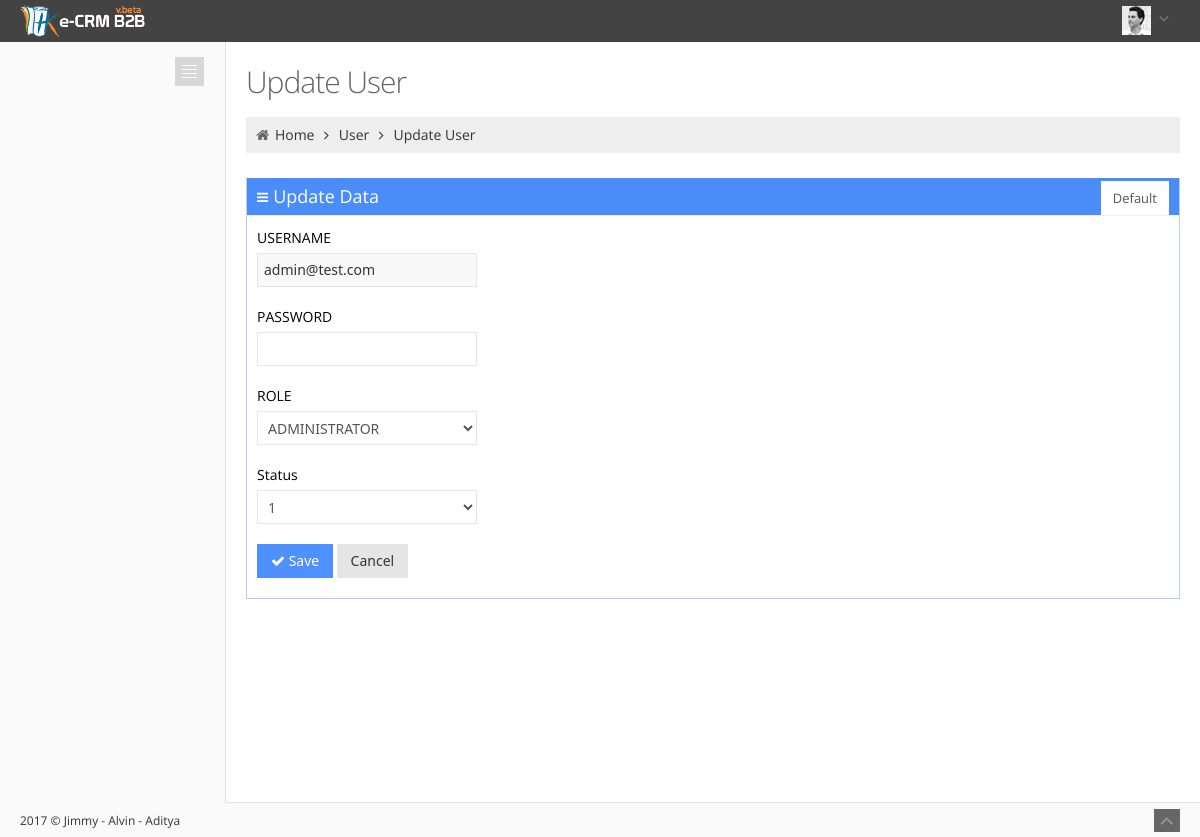
Page /Sistem/index.php/User/updateuser/admin@test.com on the committed database.
### tables this page shows
CREATE TABLE IF NOT EXISTS `m_user` (
  `USERNAME` varchar(255) NOT NULL,
  `PASSWORD` text NOT NULL,
  `ROLE` varchar(20) DEFAULT NULL,
  `STATUS` int(2) NOT NULL DEFAULT '0',
  PRIMARY KEY (`USERNAME`),
  KEY `USER_ROLE` (`ROLE`)
);

### Sistem/application/controllers/User.php (called while the page is built, shortened)
<?php
class User extends CI_Controller{
	 function __construct() {
        $this->load->model('add_user');
    }
    public function updateuser($id_user){
    	$this->load->model('add_user');
    	$data['user'] = $this->add_user->getupdateuser($id_user);
    	$data['role'] = $this->add_user->getrole();
        $this->load->view('vupdateuser', $data);
        }
}

### Sistem/index.php (called while the page is built, shortened)
<?php
require_once BASEPATH.'core/CodeIgniter.php';

### Sistem/application/models/Add_user.php (called while the page is built, shortened)
<?php
class Add_user extends CI_Model{
    function getrole(){
        $this->db->from("m_role");
        return $this->db->get();
    }
    function getupdateuser($id){
        $this->db->where('USERNAME', rawurldecode($id));
        $this->db->select("*");
        $this->db->from("m_user");
        return $this->db->get();
    }
}

### Sistem/application/views/vupdateuser.php (the view, shortened to what this page needs)
<div class="page-container row-fluid">
		<div class="page-content">
			<div class="container-fluid">
				<div class="row-fluid">
					<div class="span12">
						<h3 class="page-title">
							Update User
						</h3>
						<ul class="breadcrumb">
							<li>
								<i class="icon-home"></i>
								<a href="index.html">Home</a>
								<span class="icon-angle-right"></span>
							</li>
							<li>
								<a href="#">User</a>
								<span class="icon-angle-right"></span>
							</li>
							<li><a href="#">Update User</a></li>
						</ul>
					</div>
				</div>
				<div class="row-fluid">
					<div class="span12">
						<div class="portlet box blue tabbable">
							<div class="portlet-title">
								<div class="caption">
									<i class="icon-reorder"></i>
									<span class="hidden-480">Update Data</span>
								</div>
							</div>
							<div class="portlet-body form">
								<div class="tabbable portlet-tabs">
									<ul class="nav nav-tabs">
										<li class="active"><a href="#portlet_tab1" data-toggle="tab">Default</a></li>
									</ul>
									<div class="tab-content">
										<div class="tab-pane active" id="portlet_tab1">
											<?php echo form_open("User/updatedb"); ?>
											<form action="#" class="form-horizontal">
											<?php foreach ($user->result() as $detail) {?>
											<div class="control-group">
												<div clas
												<div class="control-group">
													<label class="control-label">USERNAME</label>
													<div class="controls">
														<input type="text" value="<?php echo $detail->USERNAME; ?>" name="username" class="m-wrap medium" readonly />
													</div>
												</div>
												<div class="control-group">
													<label class="control-label">PASSWORD</label>
													<div class="controls">
														<input type="password" value="" name="password"  class="m-wrap medium" />
													</div>
												</div>
												<div class="control-group">
													<label class="control-label">ROLE</label>
													<div class="controls">
														<select class="medium m-wrap" tabindex="1" name="role">
															<option value="<?php echo $detail->ROLE; ?>" selected><?php echo $detail->ROLE; ?></option>
														</select>
													</div>
												</div>
												<div class="control-group">
													<label class="control-label">Status</label>
													<div class="controls">
														<select class="medium m-wrap" tabindex="1" name='status'>
															<option value="<?php echo $detail->STATUS; ?> " selected><?php echo $detail->STATUS; ?></option>
														</select>
													</div>
												</div
												<div class="form-actions">
													<button type="submit" class="btn blue"><i class="icon-ok"></i> Save</button>
													<a href="<?php echo base_url(); ?>User"><button type="button" class="btn">Cancel</button></a>
												</div>
												<?php } ?>
											</form>
											<?php echo form_close(); ?>
										</div>
									</div>
								</div>
							</div>
						</div>
					</div>
				</div>
			</div>
		</div>
	</div>
	<div class="footer">
		<div class="footer-inner">
			<?php echo date('Y');?> &copy; Jimmy - Alvin - Aditya
		</div>
		<div class="footer-tools">
			<span class="go-top">
			<i class="icon-angle-up"></i>
			</span>
		</div>
	</div>
</body>
</html>

### Sistem/assets/css/style-metro.css (style rules this page uses)
div, input, select, textarea, span, img, table, td, th, p, a, button, ul, li { -webkit-border-radius: 0 !important; -moz-border-radius: 0 !important; border-radius: 0 !important; }
.btn { background-color: #e5e5e5; background-image: none; filter: none; border: 0; padding: 7px 14px; text-shadow: none; font-family: "Segoe UI", Helvetica, Arial, sans-serif; font-size: 14px; color: #333333; cursor: pointer; outline: none; -webkit-box-shadow: none !important; -moz-box-shadow: none !important; box-shadow: none !important; -webkit-border-radius: 0 !important; -moz-border-radius: 0 !important; border-radius: 0 !important; }
.btn.blue { color: white; text-shadow: none; background-color: #4d90fe; }
label.m-wrap, input.m-wrap, button.m-wrap, select.m-wrap, textarea.m-wrap { font-size: 14px; font-weight: normal; line-height: 20px; }
input.m-wrap, button.m-wrap, select.m-wrap, textarea.m-wrap { font-family: "Segoe UI", "Helvetica Neue", Helvetica, Arial, sans-serif; }
.uneditable-input, textarea.m-wrap, input[type="text"].m-wrap, input[type="password"].m-wrap, input[type="datetime"].m-wrap, input[type="datetime-local"].m-wrap, input[type="date"].m-wrap, input[type="month"].m-wrap, input[type="time"].m-wrap, input[type="week"].m-wrap, input[type="number"].m-wrap, input[type="email"].m-wrap, input[type="url"].m-wrap, input[type="search"].m-wrap, input[type="tel"].m-wrap, input[type="color"].m-wrap { -webkit-appearance: none !important; color: #333333; outline: 0; height: 20px; padding: 6px 6px !important; line-height: 20px; font-size: 14px; font-weight: normal; vertical-align: top; background-color: #ffffff; background-image: none !important; filter: none !important; -webkit-box-shadow: none !important; -moz-box-shadow: none !important; box-shadow: none !important; -webkit-border-radius: 0px; -moz-border-radius: 0px; border-radius: 0px; background: transparent; }
input.m-wrap { border: 1px solid #e5e5e5; }
input[readonly], select[readonly], textarea[readonly] { cursor: not-allowed; background-color: #F9F9F9 !important; }
select.m-wrap, input[type="file"].m-wrap { height: 34px !important; *margin-top: 4px; line-height: 30px; }
select.m-wrap { width: 220px; background-color: #ffffff; background-image: none !important; filter: none !important; border: 1px solid #e5e5e5; outline: none; }
.m-wrap.medium { width: 206px !important; }
select.m-wrap.medium { width: 220px !important; }

### Sistem/assets/css/style-responsive.css (style rules this page uses)
@media (min-width: 980px) { .page-content { margin-left: 225px; margin-top: 0px; min-height: 760px; } }

### Sistem/assets/css/themes/default.css (style rules this page uses)
body { background-color: #fafafa !important; }
.page-content { border-left: 1px solid #e2e2e2 !important; border-bottom: 1px solid #e2e2e2 !important; }
.footer .footer-inner { color: #333333; }
.footer .footer-tools .go-top { background-color: #666666; }
.footer .footer-tools .go-top i { color: #999999; }

### rows in the picture
m_user: username "admin@test.com", role "ADMINISTRATOR", status "1"
